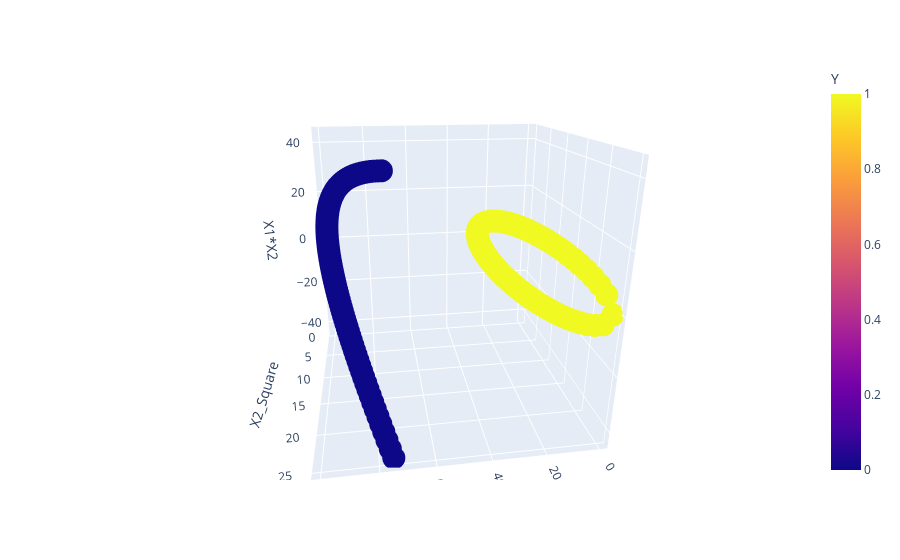

The notebook cell saved with this chart:
### Code cell
fig=px.scatter_3d(df,x='X1_Square',y='X2_Square',z='X1*X2',color='Y')
fig.show()
plt.show()

### Figure 1 — Plotly figure (JSON) as saved in the notebook; plotly's stock layout.template omitted (floating-point values rounded to 4 significant figures; data arrays with more than 128 entries replaced by an {"elided": "..."} marker saying what was removed)
{"data": [{"hovertemplate": "X1_Square=%{x}<br>X2_Square=%{y}<br>X1*X2=%{z}<br>Y=%{marker.color}<extra></extra>", "legendgroup": "", "marker": {"color": {"elided": "400 int values"}, "coloraxis": "coloraxis", "symbol": "circle"}, "mode": "markers", "name": "", "scene": "scene", "showlegend": false, "type": "scatter3d", "x": {"elided": "400 float values"}, "y": {"elided": "400 float values"}, "z": {"elided": "400 float values"}}], "layout": {"autosize": true, "coloraxis": {"colorbar": {"title": {"text": "Y"}}, "colorscale": [[0, "#0d0887"], [0.1111, "#46039f"], [0.2222, "#7201a8"], [0.3333, "#9c179e"], [0.4444, "#bd3786"], [0.5556, "#d8576b"], [0.6667, "#ed7953"], [0.7778, "#fb9f3a"], [0.8889, "#fdca26"], [1, "#f0f921"]]}, "legend": {"tracegroupgap": 0}, "margin": {"t": 60}, "scene": {"aspectmode": "auto", "aspectratio": {"x": 1, "y": 1, "z": 1}, "camera": {"center": {"x": 0, "y": 0, "z": 0}, "eye": {"x": 0.2714, "y": 1.82, "z": 0.701}, "projection": {"type": "perspective"}, "up": {"x": -0.01821, "y": -0.006409, "z": 0.9998}}, "domain": {"x": [0, 1], "y": [0, 1]}, "xaxis": {"title": {"text": "X1_Square"}, "type": "linear"}, "yaxis": {"title": {"text": "X2_Square"}, "type": "linear"}, "zaxis": {"title": {"text": "X1*X2"}, "type": "linear"}}}}
